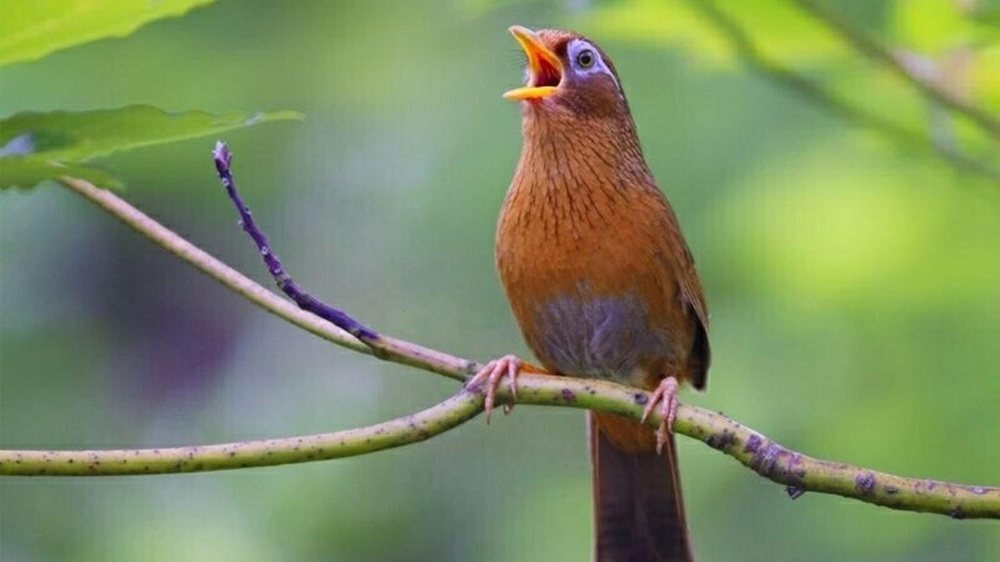
#> input picture data/samples/image-2.jpg, 1000 x 562 px, shrunk from 1920 x 1080 before the run
$ python -i canny_advanced.py   (imports and definitions only)   (older library calls are emulated)
#> lines starting #> are read from the running program, lines starting #| are printed output that depends on the picture
#> further down, picture is the input picture: shape (562, 1000, 3); mean B, G, R 98.1, 140.7, 124.6
"""Adaptive thresholding (Auto-Canny, Otsu) and color gradient tensor detectors."""

from __future__ import annotations

import cv2
import numpy as np


# [70 lines left out: functions run_auto_canny, run_otsu_canny, run_multichannel_canny, not called in this run]


def run_di_zenzo_gradient(
    rgb_image: np.ndarray,
) -> tuple[np.ndarray, np.ndarray]:
    """Compute color gradient magnitude and direction using the Di Zenzo Tensor.

    Args:
        rgb_image: RGB image of shape (H, W, 3), dtype uint8 or float.

    Returns:
        tuple[np.ndarray, np.ndarray]: (magnitude_float32, direction_deg_float32 in [0, 180)).
    """
    img = rgb_image.astype(np.float32)

    rx = cv2.Sobel(img[:, :, 0], cv2.CV_32F, 1, 0, ksize=3)
    ry = cv2.Sobel(img[:, :, 0], cv2.CV_32F, 0, 1, ksize=3)
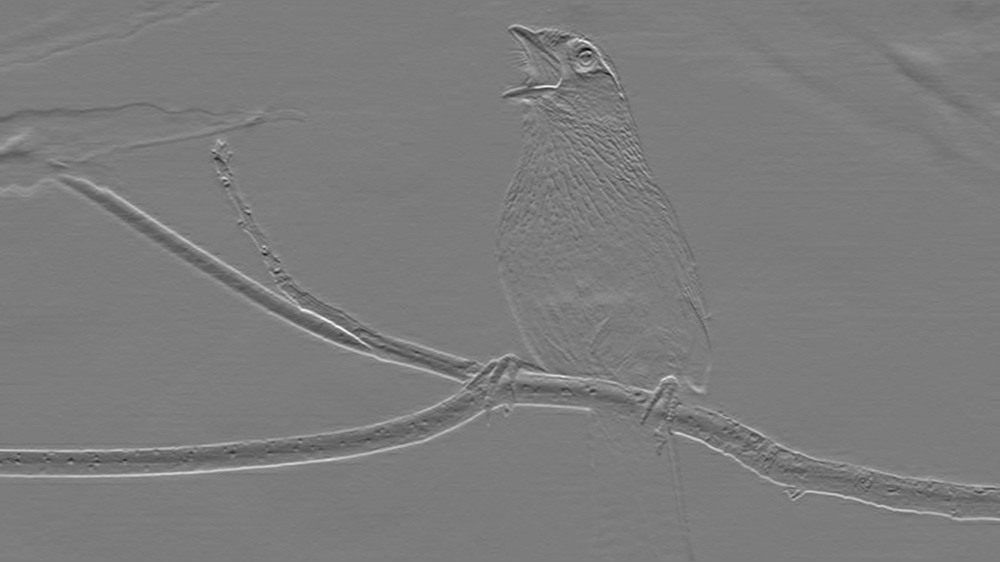
#> ry: shape (562, 1000) float32; min -547, max 573, mean 0.4; drawn with min black and max white

    gx = cv2.Sobel(img[:, :, 1], cv2.CV_32F, 1, 0, ksize=3)
    gy = cv2.Sobel(img[:, :, 1], cv2.CV_32F, 0, 1, ksize=3)
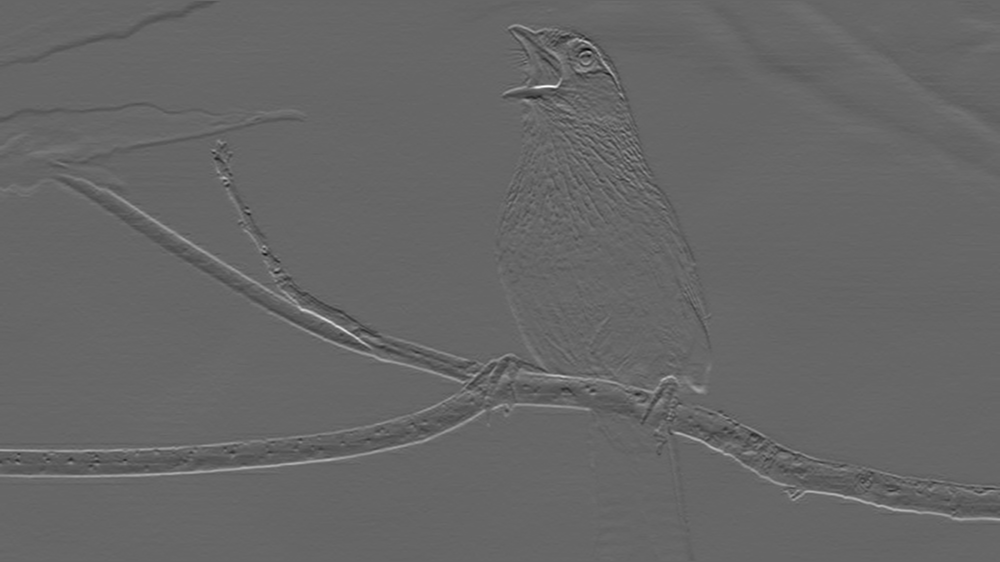
#> gy: shape (562, 1000) float32; min -511, max 756, mean -0.6; drawn with min black and max white

    bx = cv2.Sobel(img[:, :, 2], cv2.CV_32F, 1, 0, ksize=3)
    by = cv2.Sobel(img[:, :, 2], cv2.CV_32F, 0, 1, ksize=3)

    g_xx = rx**2 + gx**2 + bx**2
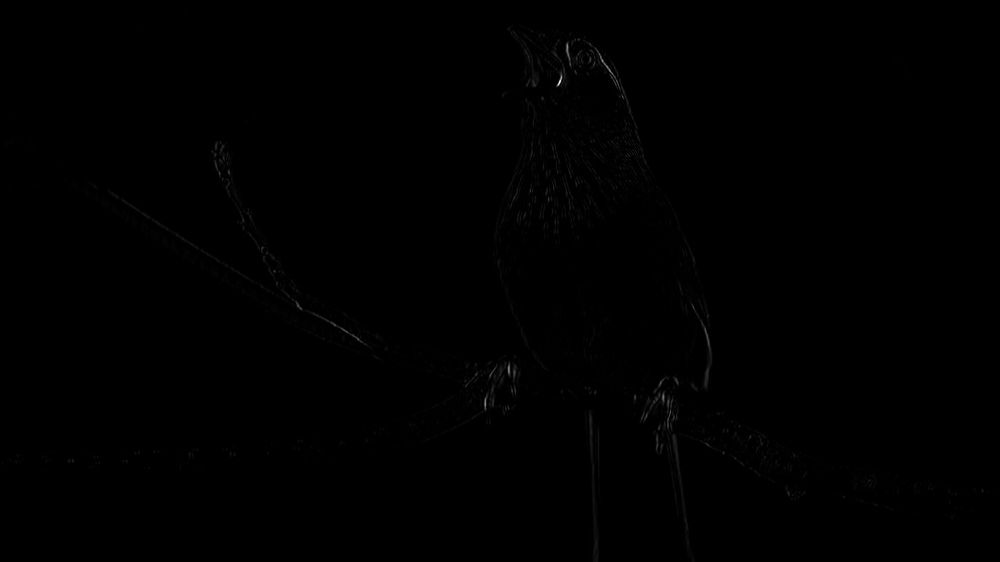
#> g_xx: shape (562, 1000) float32; min 0, max 1165726, mean 2472.2; drawn with min black and max white
    g_yy = ry**2 + gy**2 + by**2
    g_xy = rx * ry + gx * gy + bx * by
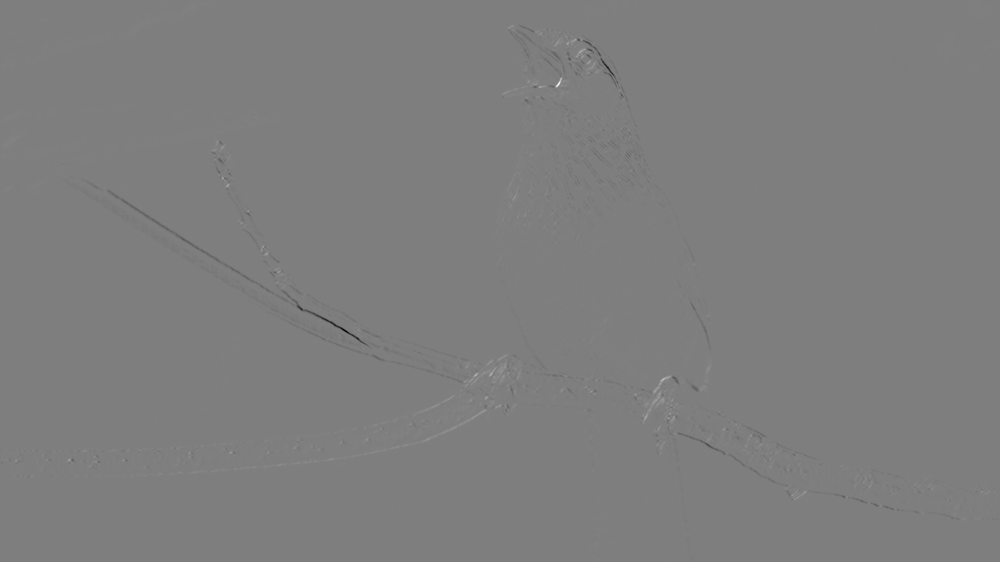
#> g_xy: shape (562, 1000) float32; min -590403, max 595628, mean -583.2; drawn with min black and max white

    delta = np.sqrt(np.maximum(0.0, (g_xx - g_yy) ** 2 + 4.0 * (g_xy**2)))
    lambda_plus = 0.5 * (g_xx + g_yy + delta)

    magnitude = np.sqrt(np.maximum(0.0, lambda_plus))
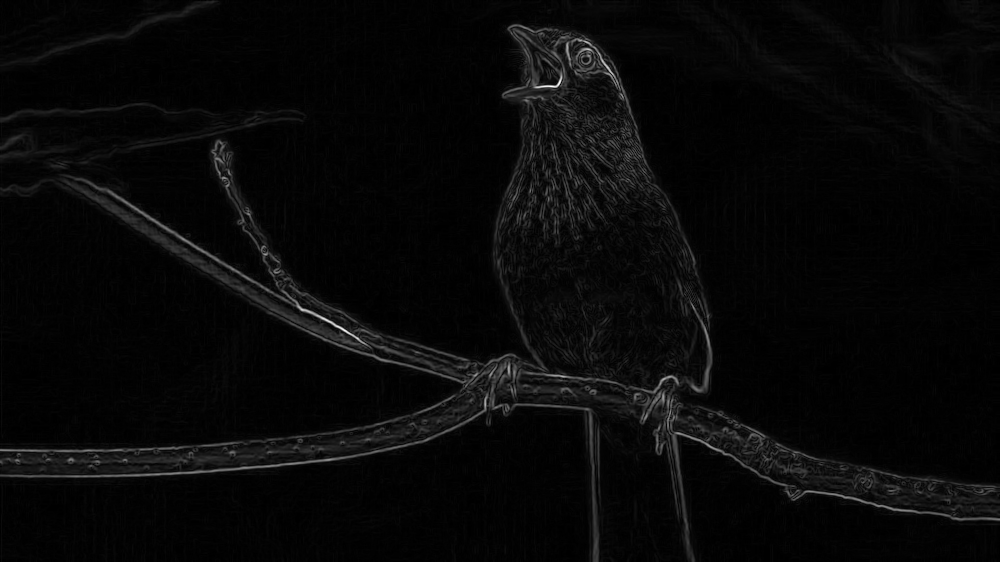
#> magnitude: shape (562, 1000) float32; min 0, max 1183, mean 39.7; drawn with min black and max white
    angle_rad = 0.5 * np.arctan2(2.0 * g_xy, g_xx - g_yy + 1e-7)
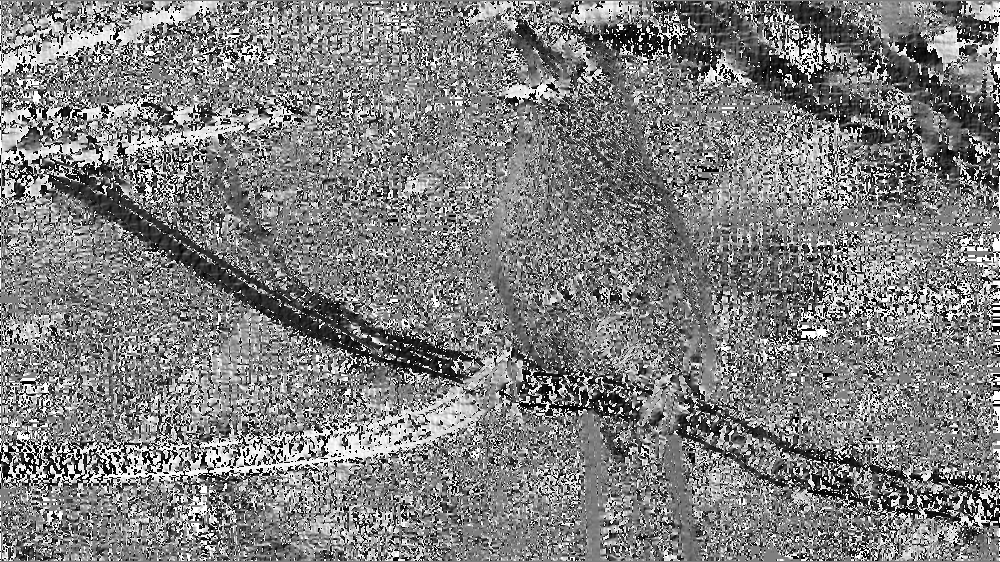
#> angle_rad: shape (562, 1000) float32; min -1.57, max 1.57, mean -0.00655; drawn with min black and max white
    angle_deg = np.rad2deg(angle_rad) % 180.0
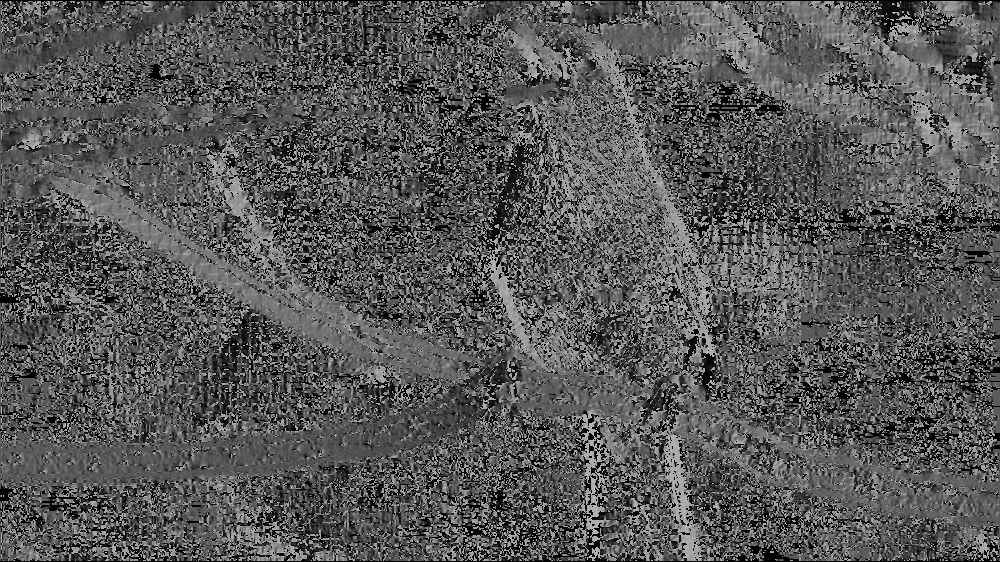
#> angle_deg: shape (562, 1000) float32; min 0, max 180, mean 86.9

    return magnitude, angle_deg

>>> import cv2
>>> picture = cv2.imread('../../../data/samples/image-2.jpg')
>>> result = run_di_zenzo_gradient(picture)

$ run again, on data/samples/sample_traffic.jpg
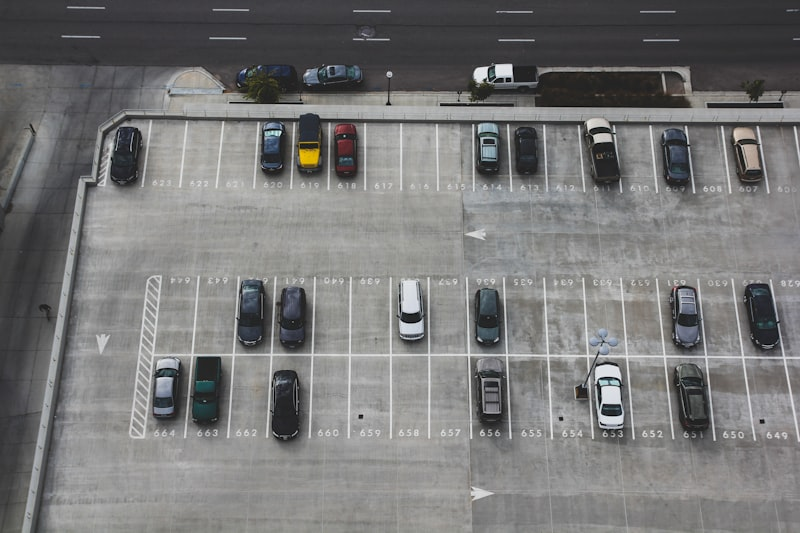
#> input picture data/samples/sample_traffic.jpg, 800 x 533 px
#> picture is the input picture: shape (533, 800, 3); mean B, G, R 119.4, 119.6, 119.6
#> in run_di_zenzo_gradient, `angle_rad = 0.5 * np.arctan2(2.0 * g_xy, g_xx - g_yy + 1e-7)`:
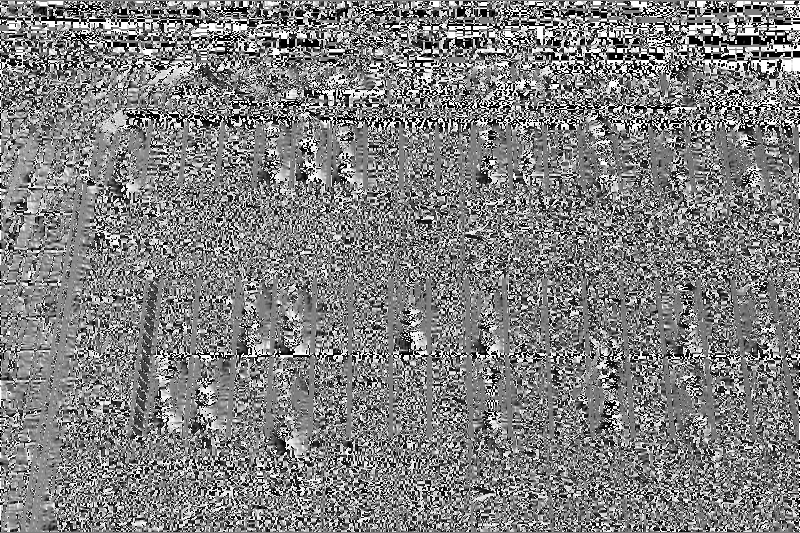
#> angle_rad: shape (533, 800) float32; min -1.57, max 1.57, mean 0.00598; drawn with min black and max white
#> in run_di_zenzo_gradient, `angle_deg = np.rad2deg(angle_rad) % 180.0`:
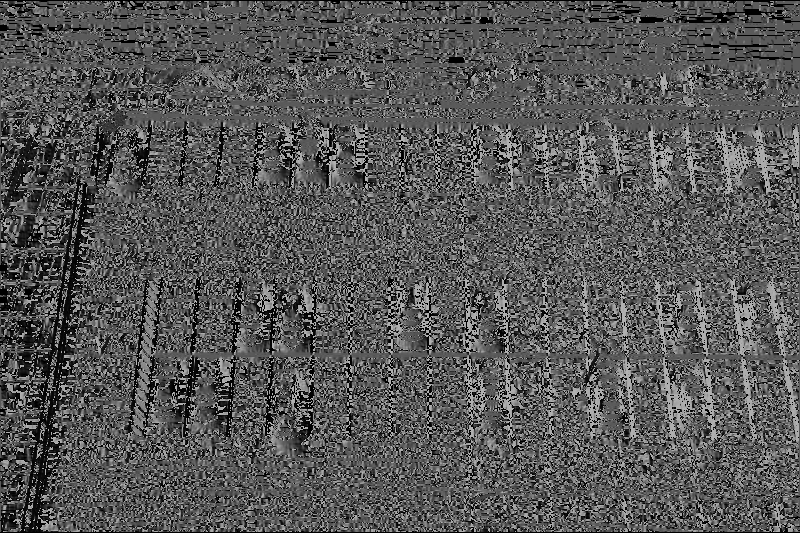
#> angle_deg: shape (533, 800) float32; min 0, max 180, mean 86.7

$ run again, on data/samples/image-1.png
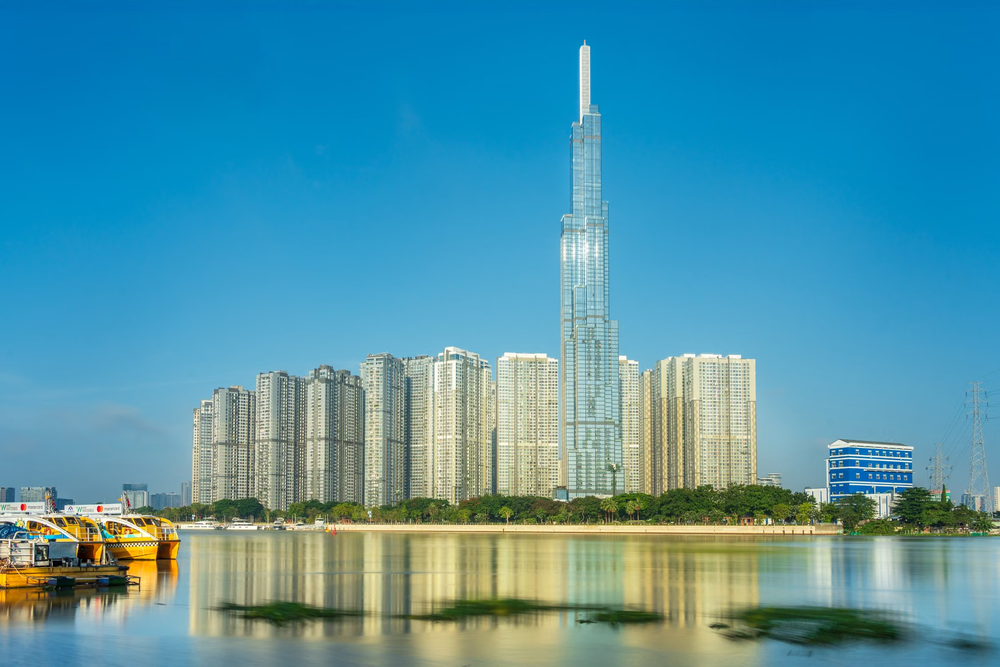
#> input picture data/samples/image-1.png, 1000 x 667 px, shrunk from 2250 x 1500 before the run
#> picture is the input picture: shape (667, 1000, 3); mean B, G, R 168.4, 148.8, 78.3
#> in run_di_zenzo_gradient, `angle_rad = 0.5 * np.arctan2(2.0 * g_xy, g_xx - g_yy + 1e-7)`:
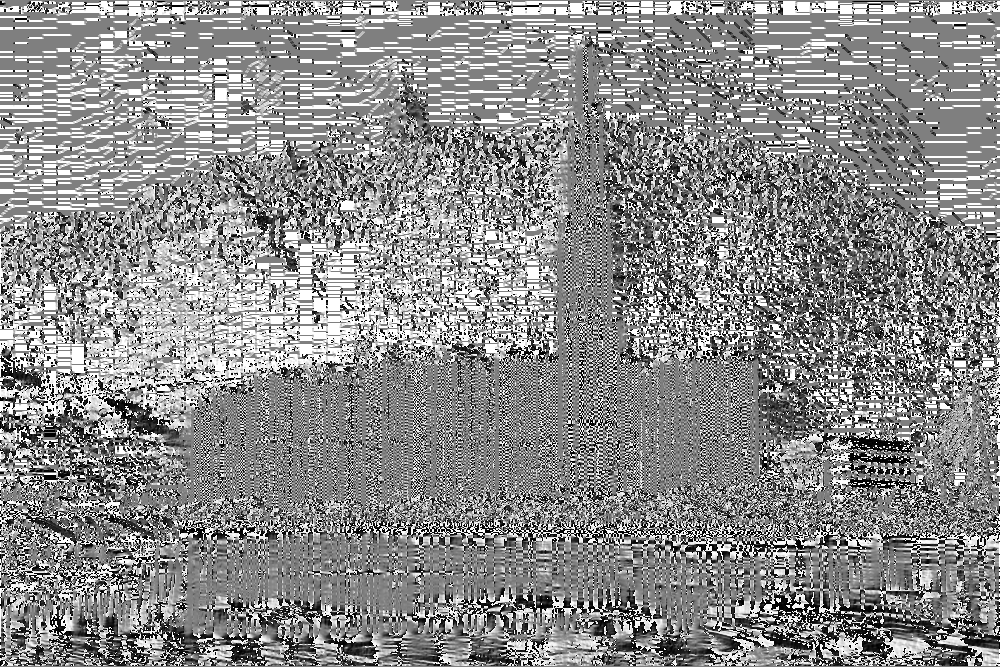
#> angle_rad: shape (667, 1000) float32; min -1.57, max 1.57, mean 0.151; drawn with min black and max white
#> in run_di_zenzo_gradient, `angle_deg = np.rad2deg(angle_rad) % 180.0`:
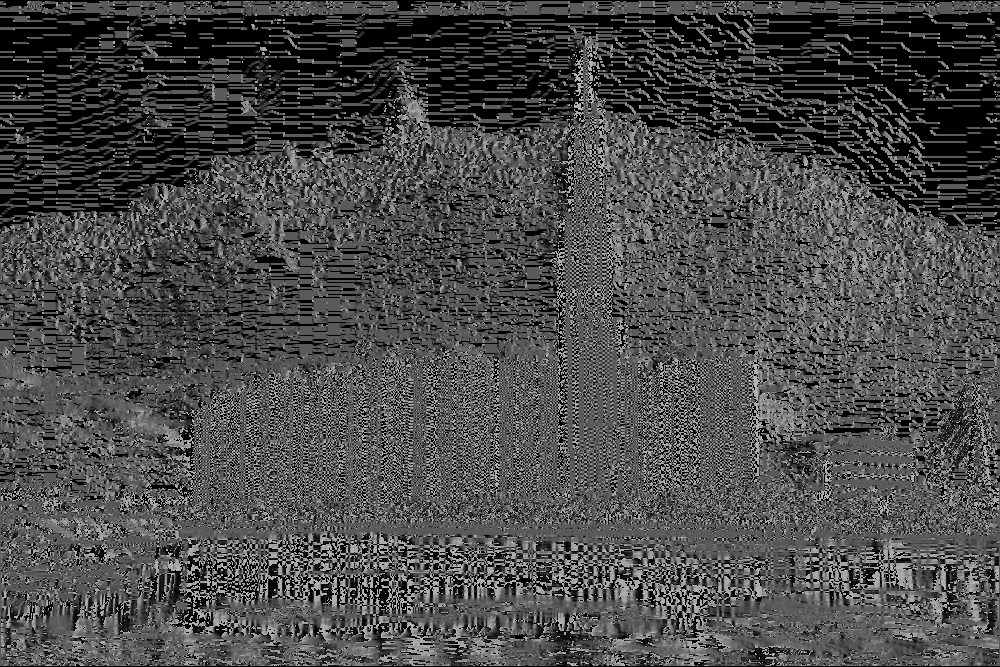
#> angle_deg: shape (667, 1000) float32; min 0, max 180, mean 74.1

$ run again, on data/samples/image.png
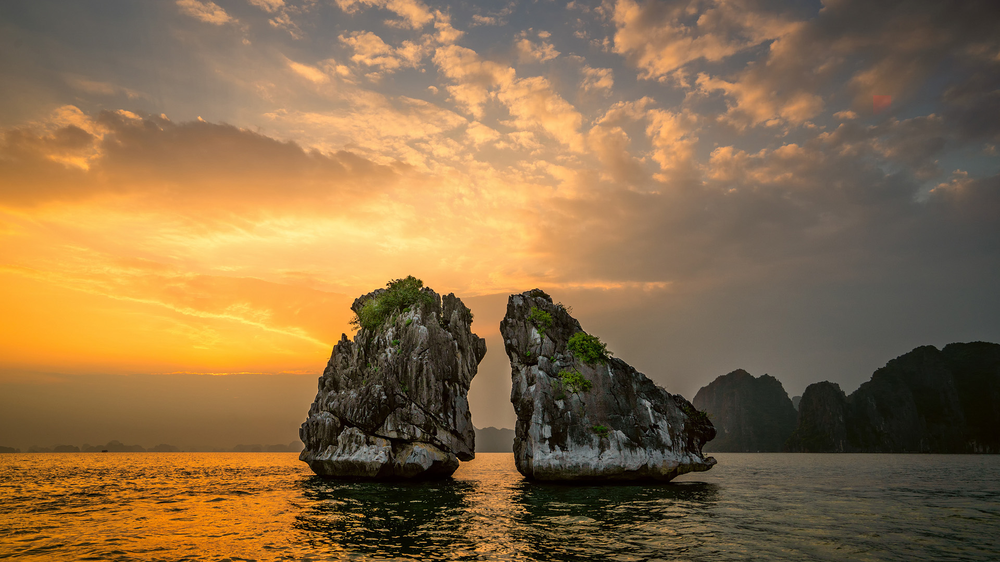
#> input picture data/samples/image.png, 1000 x 562 px, shrunk from 1920 x 1080 before the run
#> picture is the input picture: shape (562, 1000, 3); mean B, G, R 72.1, 109, 137.9
#> in run_di_zenzo_gradient, `angle_deg = np.rad2deg(angle_rad) % 180.0`:
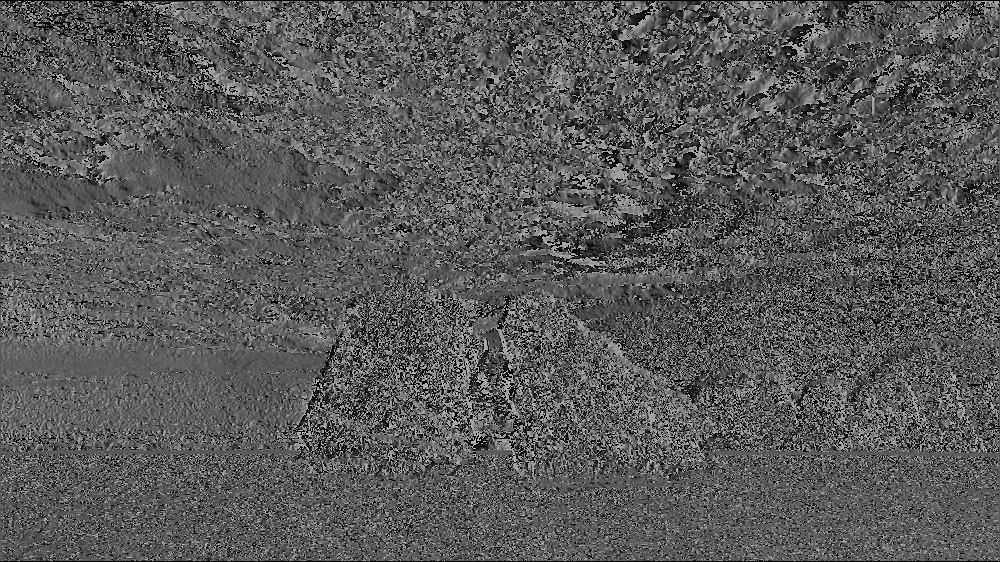
#> angle_deg: shape (562, 1000) float32; min 0, max 180, mean 89.2
